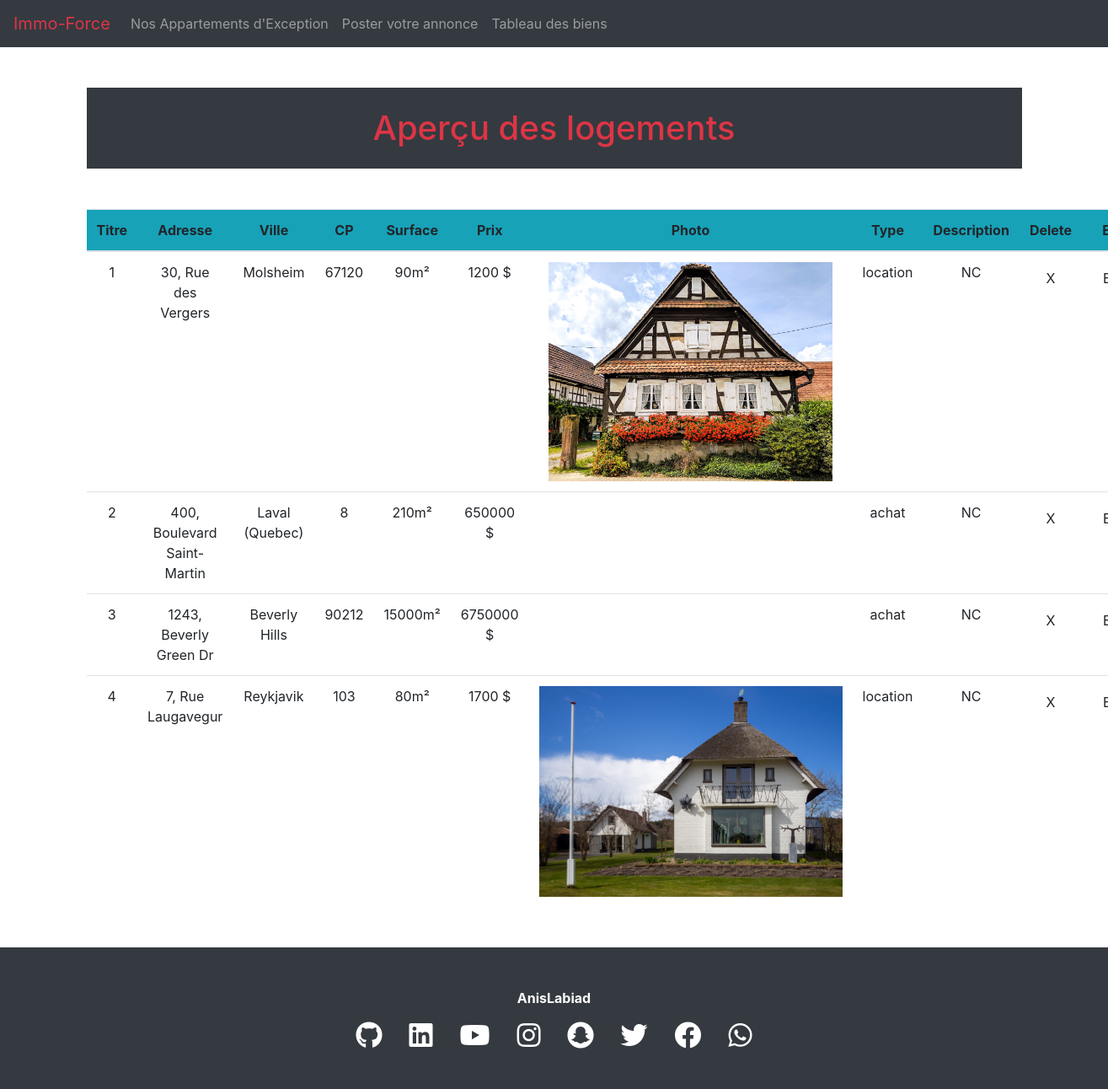
The page /apercu.php on the database its author committed.
### tables this page shows
CREATE TABLE IF NOT EXISTS `logement` (
  `id_logement` int(11) NOT NULL AUTO_INCREMENT,
  `titre` varchar(255) NOT NULL,
  `adresse` varchar(255) NOT NULL,
  `ville` varchar(255) NOT NULL,
  `cp` int(5) NOT NULL,
  `surface` int(11) NOT NULL,
  `prix` int(11) NOT NULL,
  `photo` varchar(255) DEFAULT NULL,
  `type` enum('location','achat') NOT NULL,
  `description` text,
  PRIMARY KEY (`id_logement`)
);

### apercu.php (the view, shortened to what this page needs)
<?php require_once "./partials/header.php"?>
<link rel="stylesheet" href="./assets/style.css">
<?php
$bdd = new PDO('mysql:host=localhost;dbname=immo', "root", "");
$req  = $bdd->prepare("SELECT * FROM logement ");
$req->execute();
$homes = $req->fetchAll(PDO::FETCH_ASSOC);
?>
<!DOCTYPE html>
<html lang="en">
<head>
    <link rel="stylesheet" href="https://cdn.jsdelivr.net/npm/bootstrap@4.6.1/dist/css/bootstrap.min.css">
</head>
<body>
<main class="container">
<h1 class="p-4 my-5 bg-dark text-danger text-center">Aperçu des logements</h1>
        <table class="table table-hover text-center">
            <thead class="bg-info">
                <tr>
                    <th scope="col">Titre</th>
                    <th scope="col">Adresse</th>
                    <th scope="col">Ville</th>
                    <th scope="col">CP</th>
                    <th scope="col">Surface</th>
                    <th scope="col">Prix</th>
                    <th scope="col">Photo</th>
                    <th scope="col">Type</th>
                    <th scope="col">Description</th>
                    <th scope="col">Delete</th>
                    <th scope="col">Edit</th>
                </tr>
            </thead>
            <tbody>
                <?php foreach ($homes as $home) : ?>
                    <tr class="table">
                        <td> <?= $home['id_logement'] ?></td>
                        <td> <?= $home['adresse'] ?></td>
                        <td> <?= $home['ville'] ?></td>
                        <td> <?= $home['cp'] ?></td>
                        <td> <?= $home['surface'] ?>m² </td>
                        <td> <?= $home['prix'] ?> $</td>
                        <td><img src="<?= $home['photo'] ?>" alt=""></td>
                        <td> <?= $home['type'] ?></td>
                        <td> <?= $home['description'] ?></td>
                        <td>
                        <form action="delete.php" method="post"
                            onSubmit="return confirm('Êtes-vous certain ?')">
                        <button class="btn" type="submit">X</button>
                        </form>
                        </td>
                        <td>
                        <form action="edit.php" method="post">
                        <button class="btn" type="submit">Edit</button>
                        </form>
                        </td>
                    </tr>
                <?php endforeach; ?>
            </tbody>
        </table>
    </main>
</body>
</html>
<?php require_once "./partials/footer.php"
?>

### partials/header.php (shortened to what this page needs)
<!DOCTYPE html>
<html lang="fr">
<head>
    <link rel="stylesheet" href="https://cdn.jsdelivr.net/npm/bootstrap@4.6.1/dist/css/bootstrap.min.css">
    <link rel="stylesheet" href="https://use.fontawesome.com/releases/v5.8.1/css/all.css">
    <link rel="stylesheet" href="./assets/style.css">
</head>
<body>
    <header>
        <nav class="navbar navbar-expand navbar-dark bg-dark">
            <a href="index.php" class="navbar-brand text-danger">Immo-Force</a>
            <ul class="navbar-nav">
                <li class="nav-item" >
                    <a href="homes.php" class="nav-link">Nos Appartements d'Exception</a>
                </li>
                <li class="nav-item" >
                    <a href="formulaire.php" class="nav-link">Poster votre annonce</a>
                </li>
                <li class="nav-item" >
                    <a href="apercu.php" class="nav-link">Tableau des biens</a>
                </li>
            </ul>
        </nav>
    </header>

### partials/footer.php
<footer class="bg-dark p-5 fixed text-white text-center mt-5">
<p class="font-weight-bold">AnisLabiad</p>
<div class="d-flex justify-content-center">
    <i class="fab fa-github fa-2x mx-3"></i>
    <i class="fab fa-linkedin fa-2x mx-3"></i>
    <i class="fab fa-youtube fa-2x mx-3"></i>
    <i class="fab fa-instagram fa-2x mx-3"></i>
    <i class="fab fa-snapchat fa-2x mx-3"></i>
    <i class="fab fa-twitter fa-2x mx-3"></i>
    <i class="fab fa-facebook fa-2x mx-3"></i>
    <i class="fab fa-whatsapp fa-2x mx-3"></i>
</div>
</footer>
</body>
</html>

### assets/style.css (style rules this page uses)
img { max-width: 360px; max-height: 260px; }

### rows shown on the page
logement: id_logement "1", adresse "30, Rue des Vergers", ville "Molsheim", cp "67120", surface "90", prix "1200", photo (picture), type "location", description "NC"
logement: id_logement "2", adresse "400, Boulevard Saint-Martin", ville "Laval (Quebec)", cp "8", surface "210", prix "650000", type "achat", description "NC"
logement: id_logement "3", adresse "1243, Beverly Green Dr", ville "Beverly Hills", cp "90212", surface "15000", prix "6750000", type "achat", description "NC"
logement: id_logement "4", adresse "7, Rue Laugavegur", ville "Reykjavik", cp "103", surface "80", prix "1700", photo (picture), type "location", description "NC"
